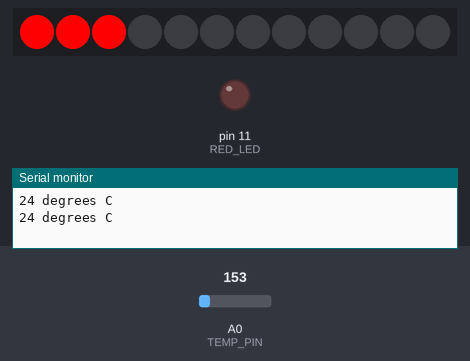
A sketch run on a simulated Arduino Uno, built with avr-gcc and run on an emulated ATmega328P. On the bench: 12 RGB LEDs in strip order, left to right, output pins drawn as LEDs (lit = HIGH), the last lines printed to the serial monitor. The inputs (shaded band) are chosen by the test bench; at power-on: A0 (TEMP_PIN) = 153.

Above: at 1.8 s.
1.9 s: A0 (TEMP_PIN) set to 165
At 2.9 s:
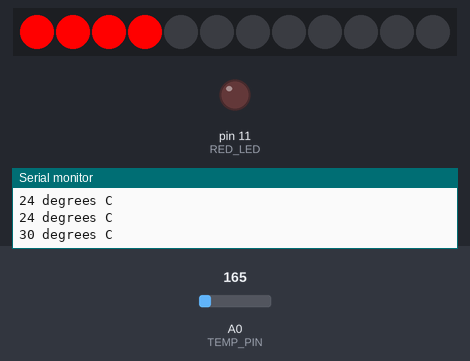
3.5 s: A0 (TEMP_PIN) set to 191
At 5.0 s:
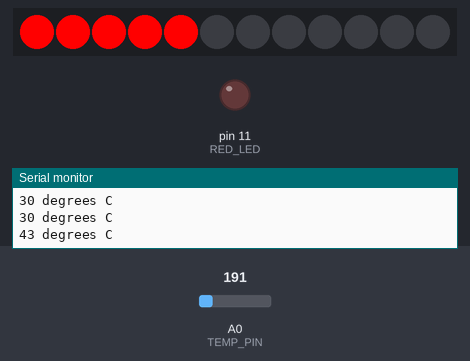
5.5 s: A0 (TEMP_PIN) set to 221
At 7.1 s:
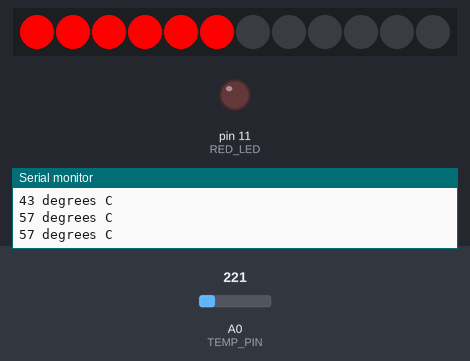
Timing chart, 0 to 8.6 s (numbered marks = the images above; inputs shaded):
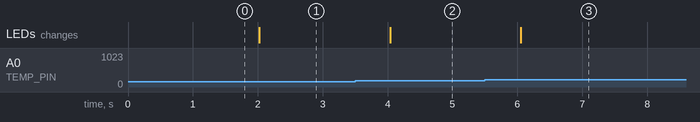

Measured:
- after the input at 1.9 s, the LEDs: change after 0.12 s (image 1)
- after the input at 3.5 s, the LEDs: change after 0.54 s (image 2)
- after the input at 5.5 s, the LEDs: change after 0.56 s (image 3)

The sketch:

exercise3.ino
```cpp
// Cynthia Tarwireyi, Dhanvarshinie Rajan, Kanokwan Haesatith group: 24 (2023)
// Work package 4
// Exercise 3
// Submission code: 44524

#include <Adafruit_NeoPixel.h>

#define NEO_PIN    7 // the pin number the NeoPixel is attached to
#define RED_LED   11 // the pin number for the LED
#define NUMPIXELS 12 // the number of neopixels in the strip
#define TEMP_PIN  A0 // the pin number for the temperature sensor

// Initialize the temperatures ranges
const int temp1 = 10;
const int temp2 = 20;
const int temp3 = 30;
const int temp4 = 40;
const int temp5 = 50;
const int temp6 = 60;
const int temp7 = 80;
const int temp8 = 100;

int litPixels = 0; //initialize the number of NeoPixels that should be lit, based on temp

// create an instance of the Adafruit_NeoPixel object, which is used
// to control the NeoPixels.
Adafruit_NeoPixel pixels = Adafruit_NeoPixel(NUMPIXELS , NEO_PIN, NEO_GRB + NEO_KHZ800); // Create an instance of the Adafruit_NeoPixel library

void setup() {
  Serial.begin(9600); // Start the serial communication at 9600
  pixels.begin(); // Initialize the NeoPixel strip object

  pinMode(TEMP_PIN, INPUT); // Set the temp Pin as an input, which will detect an incoming electrical signal
  pinMode(RED_LED, OUTPUT); // set red led to OUTPUT,which will generate an elecatrical signal.
}

// 44524
void loop() {
 // Read the voltage from the sensor
  float voltage = analogRead(TEMP_PIN) * (5.0 / 1024.0);
  // Convert the voltage to temperature in Celsius
  int tempInCelsius = (voltage - 0.5) * 100;
  //print temp
  Serial.print(tempInCelsius); Serial.println(" degrees C");


  // use the temperature reading to determine
  // the number of NeoPixels that should be lit up

  if (tempInCelsius < temp1) { // if temp is less than 10
    litPixels = 1; //light up 1 pixel
  } else if (tempInCelsius >= temp1 && tempInCelsius < temp2) {// if temp is between 10 and 20
    litPixels = 2; //light up 2 pixels
  } else if (tempInCelsius >= temp2 && tempInCelsius < temp3) {// if temp is between 20 and 30
    litPixels = 3;//light up 3 pixels
  } else if (tempInCelsius >= temp3 && tempInCelsius < temp4) {// if temp is between 30 and 40
    litPixels = 4;//light up 4 pixels
  } else if (tempInCelsius >= temp4 && tempInCelsius < temp5) {// if temp is between 40 and 50
    litPixels = 5;//light up 5 pixels
  } else if (tempInCelsius >= temp5 && tempInCelsius < temp6) {// if temp is between 50 and 60
    litPixels = 6;//light up 6 pixels
  } else if (tempInCelsius >= temp6 && tempInCelsius < temp7) {// if temp is between 60 and 80
    litPixels = 8; //light up 8 pixels
  } else if (tempInCelsius >= temp7 && tempInCelsius < temp8) {// if temp is between 80 and 100
    litPixels = 10;//light up 10 pixels
  } else {// if temp is higher than 100
    litPixels = 12; //light up 12 pixels
  }

  // loop through all the 12 NEOpixels to set the color of each
  // NeoPixel based on the value of numPixels
  for (int i = 0; i < NUMPIXELS; i++) {
    if (i < litPixels) {
      pixels.setPixelColor(i, pixels.Color(255, 0, 0)); //Set the color of the lit NeoPixels to red
    } else {
      pixels.setPixelColor(i, pixels.Color(0, 0, 0)); //turn off the NeoPixel
    }
      pixels.show(); // send the updated pixel color to the hardware.
  }

  // th red LED is only activated when all the pixels are lit
  if (litPixels >= 12) {
	  digitalWrite(RED_LED, HIGH); // If all the NeoPixels are lit, turn on the LED
  } else {
  	  digitalWrite(RED_LED, LOW); // If not all the NeoPixels are lit, turn off the LED
  }
  delay(1000); // Wait for 1 second
}
```
